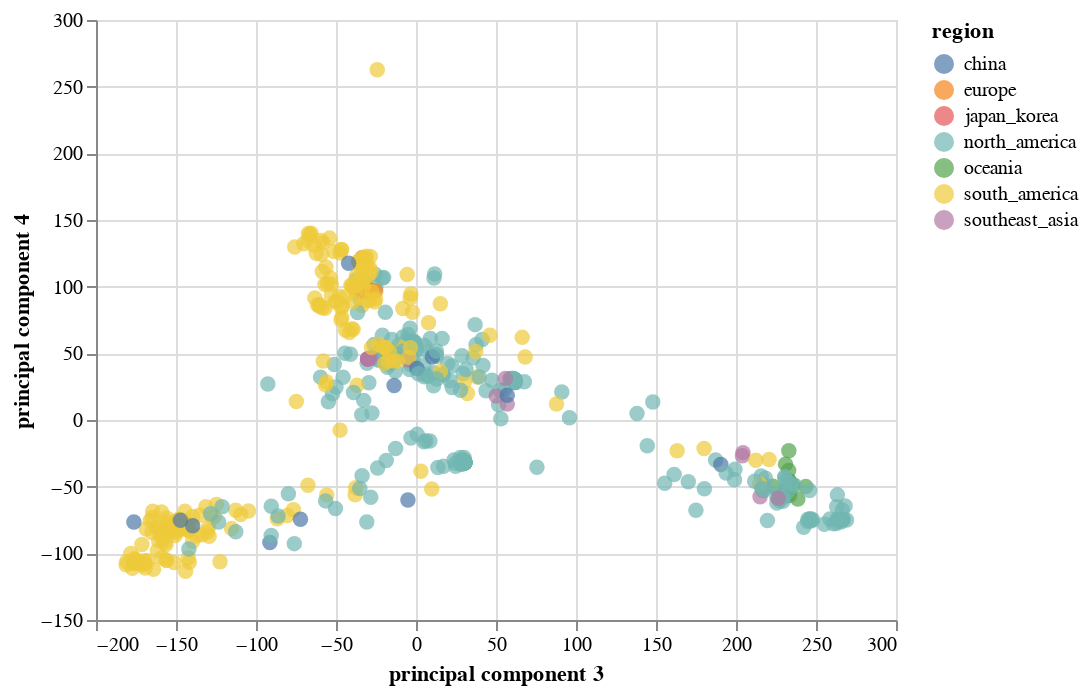

The cell this chart's notebook holds for it:
### Code cell
import altair as alt

alt.Chart(finalDf).mark_circle(size=60).encode(
    x='principal component 3',
    y='principal component 4',
    color='region',
    tooltip=['strain', 'region']
).interactive()

### Figure 1 — Vega-Lite specification as saved in the notebook (floating-point values rounded to 4 significant figures; data arrays with more than 128 entries replaced by an {"elided": "..."} marker saying what was removed)
{"$schema": "https://vega.github.io/schema/vega-lite/v3.3.0.json", "config": {"mark": {"tooltip": null}, "view": {"height": 300, "width": 400}}, "data": {"name": "data-d7827bd464df6958743303b5ecd92a15"}, "datasets": {"data-d7827bd464df6958743303b5ecd92a15": {"elided": "701 records"}}, "encoding": {"color": {"field": "region", "type": "nominal"}, "tooltip": [{"field": "strain", "type": "nominal"}, {"field": "region", "type": "nominal"}], "x": {"field": "principal component 3", "type": "quantitative"}, "y": {"field": "principal component 4", "type": "quantitative"}}, "mark": {"size": 60, "type": "circle"}, "selection": {"selector004": {"bind": "scales", "encodings": ["x", "y"], "type": "interval"}}}
